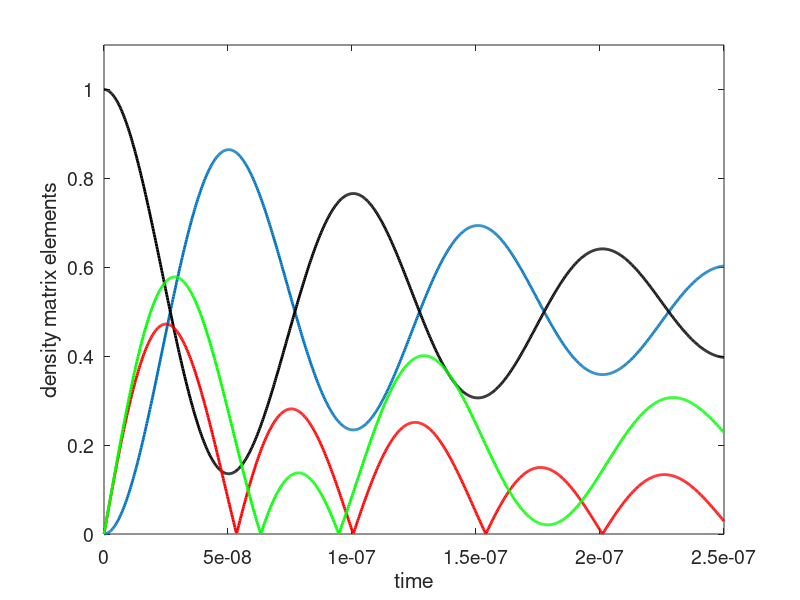

Reproduce this figure in MATLAB.
%----------------------------------------------------------------------%
%----Optical Bloch Equation for a two level atom-----------------------%
%----------------------------------------------------------------------%
clc;
clear all;
close all;
%-----------------------------------------------------------------------%
N=1000; % no of time grid points
t=linspace(0,0.25e-6,N); % time array in micro seconds
dt=t(2)-t(1); % step size in time
%---- initial conditions-------------
rho11(1:N)=1;
rho22(1:N)=0;
rho12(1:N)=0;
rho21(1:N)=0;
Omega_rabi=2*pi*10*1e6; % Rabi frequency 2pi*10 Mhz
delta=0; % Detuning frequency
gamma=0.1*Omega_rabi; % linewidth
function rh11=drho11(t,r12,r21,r22,gam,Omega_rabi,delta)
%   Detailed explanation goes here
rh11=1i*0.5*Omega_rabi'*exp(-1i*delta*t)*r12-1i*0.5*Omega_rabi*exp(1i*delta*t)*r21+2*gam*r22;
end
function rh12=drho12(t,r11,r12,r22,gam,Omega_rabi,delta)
%   Detailed explanation goes here
rh12=1i*0.5*Omega_rabi*exp(1i*delta*t)*(r11-r22)-gam*r12;
end
function rh21=drho21(t,r11,r12,r22,gam,Omega_rabi,delta)
%   Detailed explanation goes here
rh21=-1i*0.5*Omega_rabi'*exp(-1i*delta*t)*(r11-r22)-gam*r12;
end
function rh22=drho22(t,r12,r21,r22,gam,Omega_rabi,delta)
%   Detailed explanation goes here
rh22=-1i*0.5*Omega_rabi'*exp(-1i*delta*t)*r12+1i*0.5*Omega_rabi*exp(1i*delta*t)*r21-2*gam*r22;
end

%----Runge Kutta 4th order ----------------------------------------------%
for i=2:N
    
   k1 = drho22(t(i-1),rho12(i-1),rho21(i-1),rho22(i-1),gamma,Omega_rabi,delta)*dt; 
   l1 = drho11(t(i-1),rho12(i-1),rho21(i-1),rho22(i-1),gamma,Omega_rabi,delta)*dt; 
   m1 = drho12(t(i-1),rho11(i-1),rho12(i-1),rho22(i-1),gamma,Omega_rabi,delta)*dt;
   n1 = drho21(t(i-1),rho11(i-1),rho12(i-1),rho22(i-1),gamma,Omega_rabi,delta)*dt;
   k2 = drho22(t(i-1)+0.5*dt,rho12(i-1)+0.5*m1,rho21(i-1)+0.5*n1,rho22(i-1)+0.5*k1,gamma,Omega_rabi,delta)*dt; 
   l2 = drho11(t(i-1)+0.5*dt,rho12(i-1)+0.5*m1,rho21(i-1)+0.5*n1,rho22(i-1)+0.5*k1,gamma,Omega_rabi,delta)*dt; 
   m2 = drho12(t(i-1)+0.5*dt,rho11(i-1)+0.5*l1,rho12(i-1)+0.5*m1,rho22(i-1)+0.5*k1,gamma,Omega_rabi,delta)*dt; 
   n2 = drho21(t(i-1)+0.5*dt,rho11(i-1)+0.5*l1,rho12(i-1)+0.5*m1,rho22(i-1)+0.5*k1,gamma,Omega_rabi,delta)*dt; 
   
   k3 = drho22(t(i-1)+0.5*dt,rho12(i-1)+0.5*m2,rho21(i-1)+0.5*n2,rho22(i-1)+0.5*k2,gamma,Omega_rabi,delta)*dt; 
   l3 = drho11(t(i-1)+0.5*dt,rho12(i-1)+0.5*m2,rho21(i-1)+0.5*n2,rho22(i-1)+0.5*k2,gamma,Omega_rabi,delta)*dt; 
   m3 = drho12(t(i-1)+0.5*dt,rho11(i-1)+0.5*l2,rho12(i-1)+0.5*m2,rho22(i-1)+0.5*k2,gamma,Omega_rabi,delta)*dt; 
   n3 = drho21(t(i-1)+0.5*dt,rho11(i-1)+0.5*l2,rho12(i-1)+0.5*m2,rho22(i-1)+0.5*k2,gamma,Omega_rabi,delta)*dt; 
   
   k4 = drho22(t(i-1)+dt,rho12(i-1)+m3,rho21(i-1)+n3,rho22(i-1)+k3,gamma,Omega_rabi,delta)*dt; 
   l4 = drho11(t(i-1)+dt,rho12(i-1)+m3,rho21(i-1)+n3,rho22(i-1)+k3,gamma,Omega_rabi,delta)*dt; 
   m4 = drho12(t(i-1)+dt,rho11(i-1)+l3,rho12(i-1)+m3,rho22(i-1)+k3,gamma,Omega_rabi,delta)*dt; 
   n4 = drho21(t(i-1)+dt,rho11(i-1)+l3,rho12(i-1)+m3,rho22(i-1)+k3,gamma,Omega_rabi,delta)*dt; 
  
   
   rho22(i) = rho22(i-1)+((k1+2*(k2+k3)+k4)/6);
   rho11(i) = rho11(i-1)+((l1+2*(l2+l3)+l4)/6);
   rho12(i) = rho12(i-1)+((m1+2*(m2+m3)+m4)/6);
   rho21(i) = rho21(i-1)+((n1+2*(n2+n3)+n4)/6);
end
%--------plotting solutions------------------------------------------------
figure(1)
plot(t,rho22,'linewidth',2)
hold on
plot(t,rho11,'k','linewidth',2)
plot(t,abs(rho12),'r','linewidth',2)
plot(t,abs(rho21),'g','linewidth',2)
xlabel('time','fontSize',14);
ylabel('density matrix elements','fontsize',14)
axis([0 t(N) 0 1.1])
h=gca; 
get(h,'FontSize') 
set(h,'FontSize',14)
axis([0 t(N) 0 1.1])
fh = figure(1);
set(fh, 'color', 'white'); 
